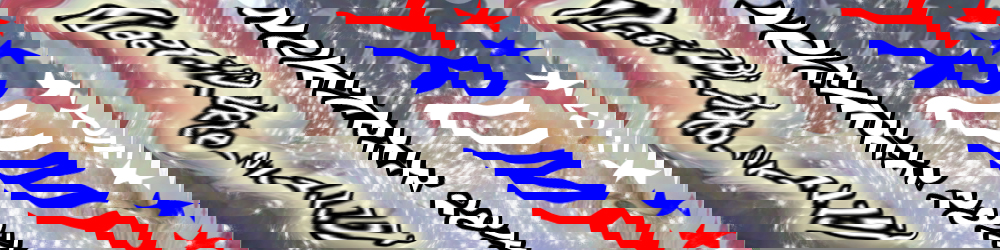
#> input picture htv/warp_speed/warp_speed.5978d1405660e365872cf72dddc7515603f657f12526bd61e56feacf332cccad.jpg, 1000 x 250 px
$ python warp_speed.py
#> lines starting #> are read from the running program, lines starting #| are printed output that depends on the picture
from PIL import Image

im = Image.open('warp_speed.5978d1405660e365872cf72dddc7515603f657f12526bd61e56feacf332cccad.jpg', 'r')
#> im is the input picture: PIL image 1000x250 RGB; mean R, G, B 154.7, 138.4, 151.1
width, height = im.size
#> width = 1000; height = 250
pixel_values = list(im.getdata())
#> pixel_values = 250000 items
shifted = []
interval = 8

for c in range(0, 31):
    for i in range(8*c, 8*(c+1)):
        for j in range(8*c, 500+8*c):
            shifted.append(pixel_values[width*i + j])
    for i in range(8*c, 8*(c+1)):
        for j in range(500+8*c+4, 1000):
            shifted.append(pixel_values[width*i + j])
        if c != 30:
            for j in range(0, 8*c+4):
                shifted.append(pixel_values[width*(i+8) + j])
        else:
            for j in range(0, 4*c+2):
                shifted.append(pixel_values[width*(i+2) + j])
            for j in range(0, 4*c+2):
                shifted.append(pixel_values[width*(i+2) + j + 500])
#> after the loop, shifted = 248000 items

image_out = Image.new(im.mode, (500,8*2*31+4))
#> image_out: PIL image 500x500 RGB; every value is 0
image_out.putdata(shifted)
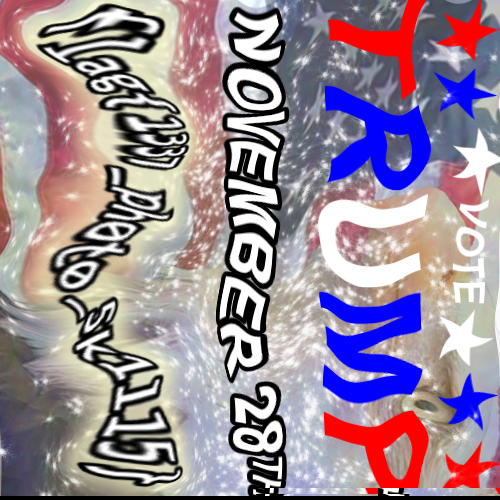
#> image_out: PIL image 500x500 RGB; mean R, G, B 153.4, 137.3, 150
image_out.save('test_out.jpg')
